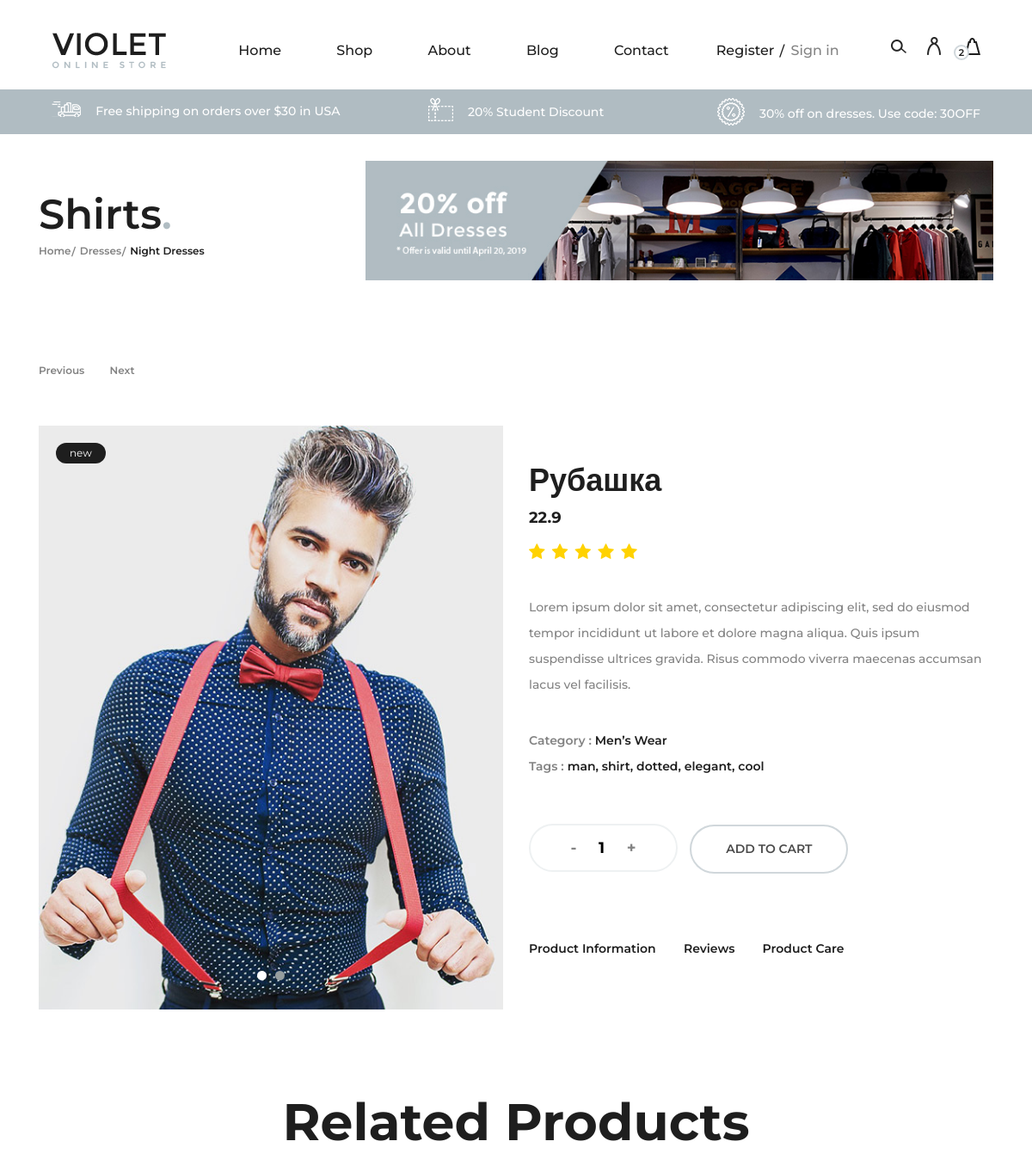
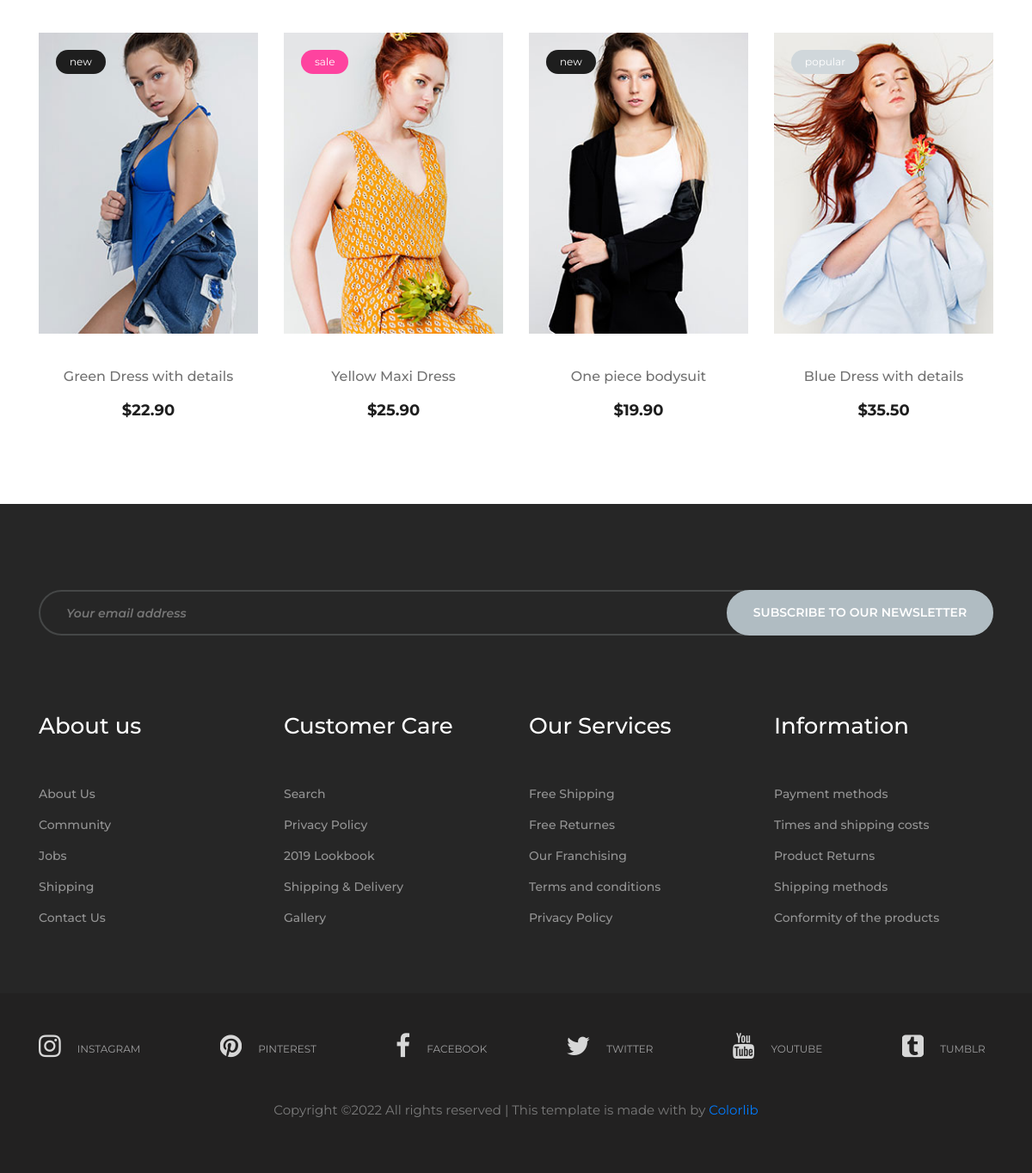
The app's page /product/3 with its own data (2 pictures, top to bottom).
### product/models.py (models this page shows, shortened)
class Product(models.Model):
    name = models.CharField(max_length=30)
    price = models.FloatField()
    image = models.ImageField(upload_to='img')
    class Meta:
        verbose_name = 'Товар'
        verbose_name_plural = 'Товары'

### product/views.py (the view)
# urls.py: path('product/<int:pk>', ProductView.as_view(), name='product'),
class ProductView(DetailView):
    model = Product
    template_name = 'product-page.html'

### templates/product-page.html (shortened to what this page needs)
{% extends 'base.html' %}
{% block content %}
{% load static %}
<body>
    <div class="header-info">
        <div class="container-fluid">
            <div class="row">
                <div class="col-md-4">
                    <div class="header-item">
                        <img src="../static/img/icons/delivery.png" alt="">
                        <p>Free shipping on orders over $30 in USA</p>
                    </div>
                </div>
                <div class="col-md-4 text-left text-lg-center">
                    <div class="header-item">
                        <img src="../static/img/icons/voucher.png" alt="">
                        <p>20% Student Discount</p>
                    </div>
                </div>
                <div class="col-md-4 text-left text-xl-right">
                    <div class="header-item">
                    <img src="../static/img/icons/sales.png" alt="">
                    <p>30% off on dresses. Use code: 30OFF</p>
                </div>
                </div>
            </div>
        </div>
    </div>
    <section class="page-add">
        <div class="container">
            <div class="row">
                <div class="col-lg-4">
                    <div class="page-breadcrumb">
                        <h2>Shirts<span>.</span></h2>
                        <a href="#">Home</a>
                        <a href="#">Dresses</a>
                        <a class="active" href="#">Night Dresses</a>
                    </div>
                </div>
                <div class="col-lg-8">
                    <img src="../static/img/add.jpg" alt="">
                </div>
            </div>
        </div>
    </section>
    <section class="product-page">
        <div class="container">
            <div class="product-control">
                <a href="#">Previous</a>
                <a href="#">Next</a>
            </div>
            <div class="row">
                <div class="col-lg-6">
                    <div class="product-slider owl-carousel">
                        <div class="product-img">
                            <figure>
                                <img src="{% static object.image %}  " alt="">
                                <div class="p-status">new</div>
                            </figure>
                        </div>
                    </div>
                </div>
                <div class="col-lg-6">
                    <div class="product-content">
                        <h2>{{ object.name }}</h2>
                        <div class="pc-meta">
                            <h5>{{ object.price }}</h5>
                            <div class="rating">
                                <i class="fa fa-star"></i>
                                <i class="fa fa-star"></i>
                                <i class="fa fa-star"></i>
                                <i class="fa fa-star"></i>
                                <i class="fa fa-star"></i>
                            </div>
                        </div>
                        <p>Lorem ipsum dolor sit amet, consectetur adipiscing elit, sed do eiusmod tempor incididunt ut
                            labore et dolore magna aliqua. Quis ipsum suspendisse ultrices gravida. Risus commodo
                            viverra maecenas accumsan lacus vel facilisis.</p>
                        <ul class="tags">
                            <li><span>Category :</span> Men’s Wear</li>
                            <li><span>Tags :</span> man, shirt, dotted, elegant, cool</li>
                        </ul>
                        <div class="product-quantity">
                            <div class="pro-qty">
                                <input type="text" value="1">
                            </div>
                        </div>
                        <a href="/cart/" class="primary-btn pc-btn">Add to cart</a>
                        <ul class="p-info">
                            <li>Product Information</li>
                            <li>Reviews</li>
                            <li>Product Care</li>
                        </ul>
                    </div>
                </div>
            </div>
        </div>
    </section>
    <section class="related-product spad">
        <div class="container">
            <div class="row">
                <div class="col-lg-12 text-center">
                    <div class="section-title">
                        <h2>Related Products</h2>
                    </div>
                </div>
            </div>
            <div class="row">
                <div class="col-lg-3 col-sm-6">
                    <div class="single-product-item">
                        <figure>
                            <a href="#"><img src="../static/img/products/img-1.jpg" alt=""></a>
                            <div class="p-status">new</div>
                        </figure>
                        <div class="product-text">
                            <h6>Green Dress with details</h6>
                            <p>$22.90</p>
                        </div>
                    </div>
                </div>
                <div class="col-lg-3 col-sm-6">
                    <div class="single-product-item">
                        <figure>
                            <a href="#"><img src="../static/img/products/img-2.jpg" alt=""></a>
                            <div class="p-status sale">sale</div>
                        </figure>
                        <div class="product-text">
                            <h6>Yellow Maxi Dress</h6>
                            <p>$25.90</p>
                        </div>
                    </div>
                </div>
                <div class="col-lg-3 col-sm-6">
                    <div class="single-product-item">
                        <figure>
                            <a href="#"><img src="../static/img/products/img-3.jpg" alt=""></a>
                            <div class="p-status">new</div>
                        </figure>
                        <div class="product-text">
                            <h6>One piece bodysuit</h6>
                            <p>$19.90</p>
                        </div>
                    </div>
                </div>
                <div class="col-lg-3 col-sm-6">
                    <div class="single-product-item">
                        <figure>
                            <a href="#"><img src="../static/img/products/img-4.jpg" alt=""></a>
                            <div class="p-status popular">popular</div>
                        </figure>
                        <div class="product-text">
                            <h6>Blue Dress with details</h6>
                            <p>$35.50</p>
                        </div>
                    </div>
                </div>
            </div>
        </div>
    </section>
</body>
{% endblock %}

### records on screen
Product: image (picture), name "Рубашка", price "22.9"
